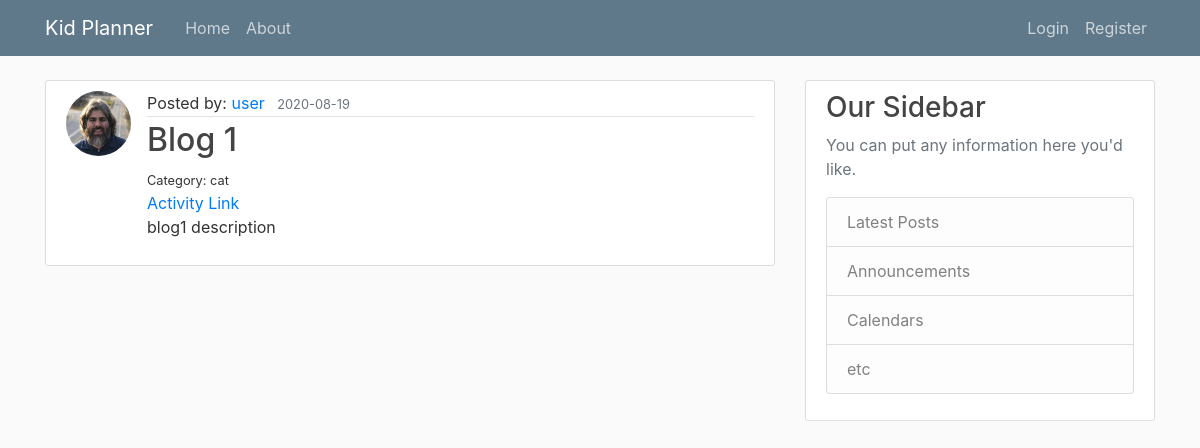
Before: / with the older database file.
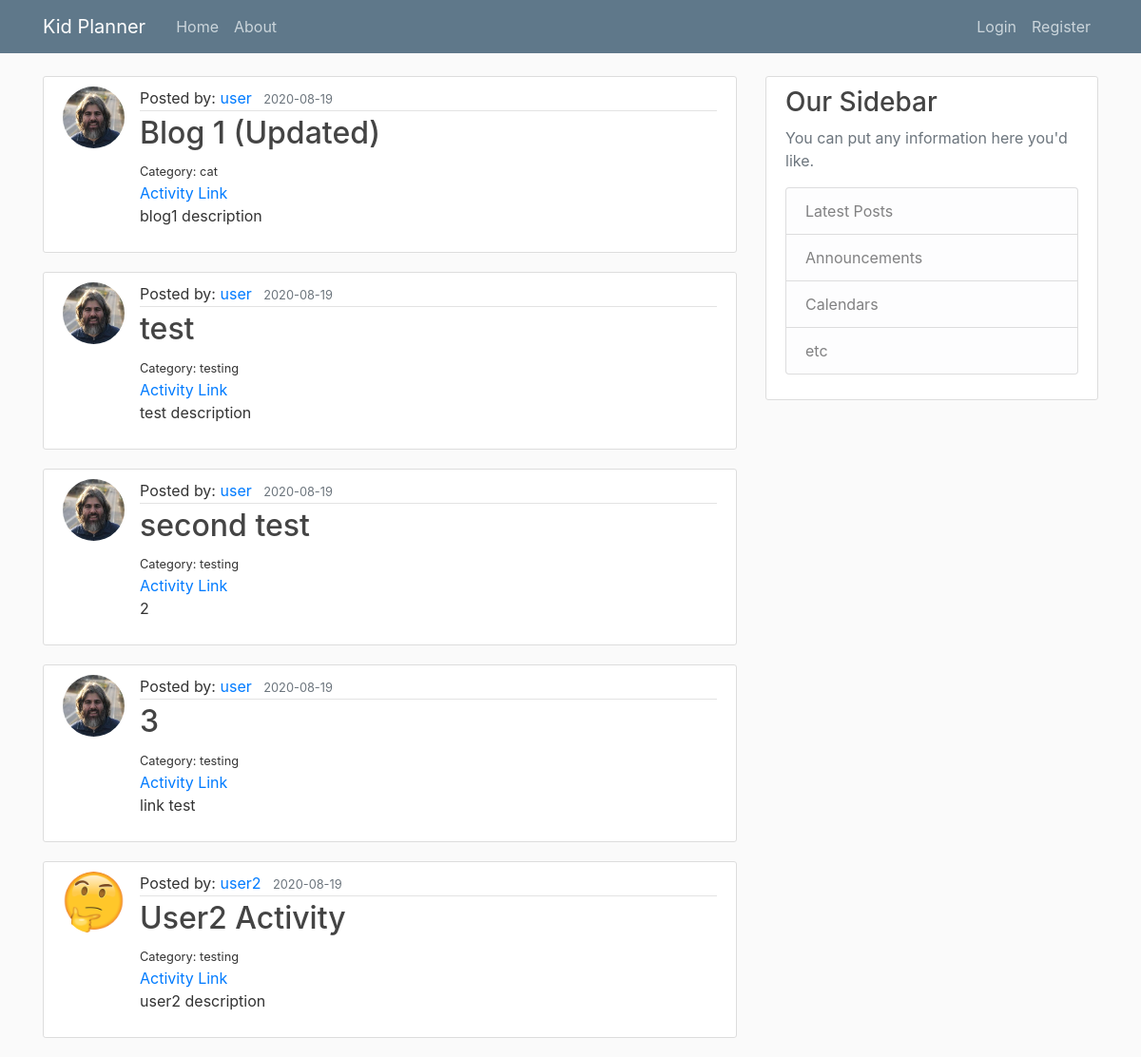
After: the same page with the newer database file.
### planner/models.py (models this page shows, shortened)
class Activity(db.Model):
    id = db.Column(db.Integer, primary_key=True)
    title = db.Column(db.String(100), nullable=False)
    link = db.Column(db.String(500), nullable=True, default="#")
    category = db.Column(db.String(100), nullable=True)
    description = db.Column(db.String(), nullable=True)
    date_posted = db.Column(db.DateTime, nullable=False, default=datetime.utcnow)
    user_id = db.Column(db.Integer, db.ForeignKey('user.id'), nullable=False)

class User(db.Model, UserMixin):
    id = db.Column(db.Integer, primary_key=True)
    username = db.Column(db.String(20), unique=True, nullable=False)
    email = db.Column(db.String(120), unique=True, nullable=False)
    image_file = db.Column(db.String(20), nullable=False, default='default.jpg')
    password = db.Column(db.String(60), nullable=False)
    activities = db.relationship('Activity', backref='author', lazy=True)

### planner/routes.py (the view)
@app.route('/')
def home():
    activities = Activity.query.all()
    return render_template('home.html', activities=activities)

### planner/templates/home.html
{% extends "layout.html" %}
{% block content %}
    {% for activity in activities %}
        <article class="media content-section">
        <img class="rounded-circle article-img" src="{{ url_for('static', filename='profile_pics/' + activity.author.image_file) }}">
              <div class="media-body">
                <div class="article-metadata">
                  Posted by:  <a class="mr-2" href="#">{{ activity.author.username }}</a>
                  <small class="text-muted">{{ activity.date_posted.strftime('%Y-%m-%d') }}</small>
                </div>
                <h2><a class="article-title" href="{{ url_for('activity', activity_id=activity.id) }}">{{ activity.title }}</a></h2>
                <small>Category:  <span>{{ activity.category }}</span></small><br>
                <a href='{{ activity.link }}' target="_blank">Activity Link</a>
                <p class="article-content">{{ activity.description }}</p>
              </div>
            </article>
    {% endfor %}
{% endblock content %}

### planner/templates/layout.html (shortened to what this page needs)
<!DOCTYPE html>
<html lang="en">
<head>
  <link rel="stylesheet" href="https://stackpath.bootstrapcdn.com/bootstrap/4.5.0/css/bootstrap.min.css"
>
  <link rel="stylesheet" type="text/css" href="{{ url_for('static', filename='main.css') }}">
</head>
<body>
  <header class="site-header">
    <nav class="navbar navbar-expand-md navbar-dark bg-steel fixed-top">
      <div class="container">
        <a class="navbar-brand mr-4" href="/">Kid Planner</a>
        <div class="collapse navbar-collapse" id="navbarToggle">
          <div class="navbar-nav mr-auto">
            <a class="nav-item nav-link" href="{{ url_for('home') }}">Home</a>
            <a class="nav-item nav-link" href="{{ url_for('about') }}">About</a>
          </div>
          <div class="navbar-nav">
            {% if current_user.is_authenticated %}
            <a class="nav-item nav-link" href="{{ url_for('new_activity') }}">New Activity</a>
            <a class="nav-item nav-link" href="{{ url_for('account') }}">Account</a>
            <a class="nav-item nav-link" href="{{ url_for('logout') }}">Logout</a>
            {% else %}
            <a class="nav-item nav-link" href="{{ url_for('login') }}">Login</a>
            <a class="nav-item nav-link" href="{{ url_for('register') }}">Register</a>
            {% endif %}
          </div>
        </div>
      </div>
    </nav>
  </header>
  <main role="main" class="container">
    <div class="row">
      <div class="col-md-8">
        {% block content %}{% endblock %}
      </div>
      <div class="col-md-4">
        <div class="content-section">
          <h3>Our Sidebar</h3>
          <p class='text-muted'>You can put any information here you'd like.
            <ul class="list-group">
              <li class="list-group-item list-group-item-light">Latest Posts</li>
              <li class="list-group-item list-group-item-light">Announcements</li>
              <li class="list-group-item list-group-item-light">Calendars</li>
              <li class="list-group-item list-group-item-light">etc</li>
            </ul>
          </p>
        </div>
      </div>
    </div>
  </main>
</body>
</html>

### planner/static/main.css (style rules this page uses)
body { background: #fafafa; color: #333333; margin-top: 5rem; }
h1, h2, h3, h4, h5, h6 { color: #444444; }
.bg-steel { background-color: #5f788a; }
.site-header .navbar-nav .nav-link { color: #cbd5db; }
.content-section { background: #ffffff; padding: 10px 20px; border: 1px solid #dddddd; border-radius: 3px; margin-bottom: 20px; }
.article-title { color: #444444; }
.article-content { white-space: pre-line; }
.article-img { height: 65px; width: 65px; margin-right: 16px; }
.article-metadata { padding-bottom: 1px; margin-bottom: 4px; border-bottom: 1px solid #e3e3e3 }

Changed rows visible on the page:
changed Activity "blog1 description": title "Blog 1" → "Blog 1 (Updated)"
added Activity: image_file (picture), author.username "user", date_posted "2020-08-19", title "test", category "testing", description "test description"
added Activity: image_file (picture), author.username "user", date_posted "2020-08-19", title "second test", category "testing", description "2"
added Activity: image_file (picture), author.username "user", date_posted "2020-08-19", title "3", category "testing", description "link test"
added Activity: image_file (placeholder picture), author.username "user2", date_posted "2020-08-19", title "User2 Activity", category "testing", description "user2 description"
